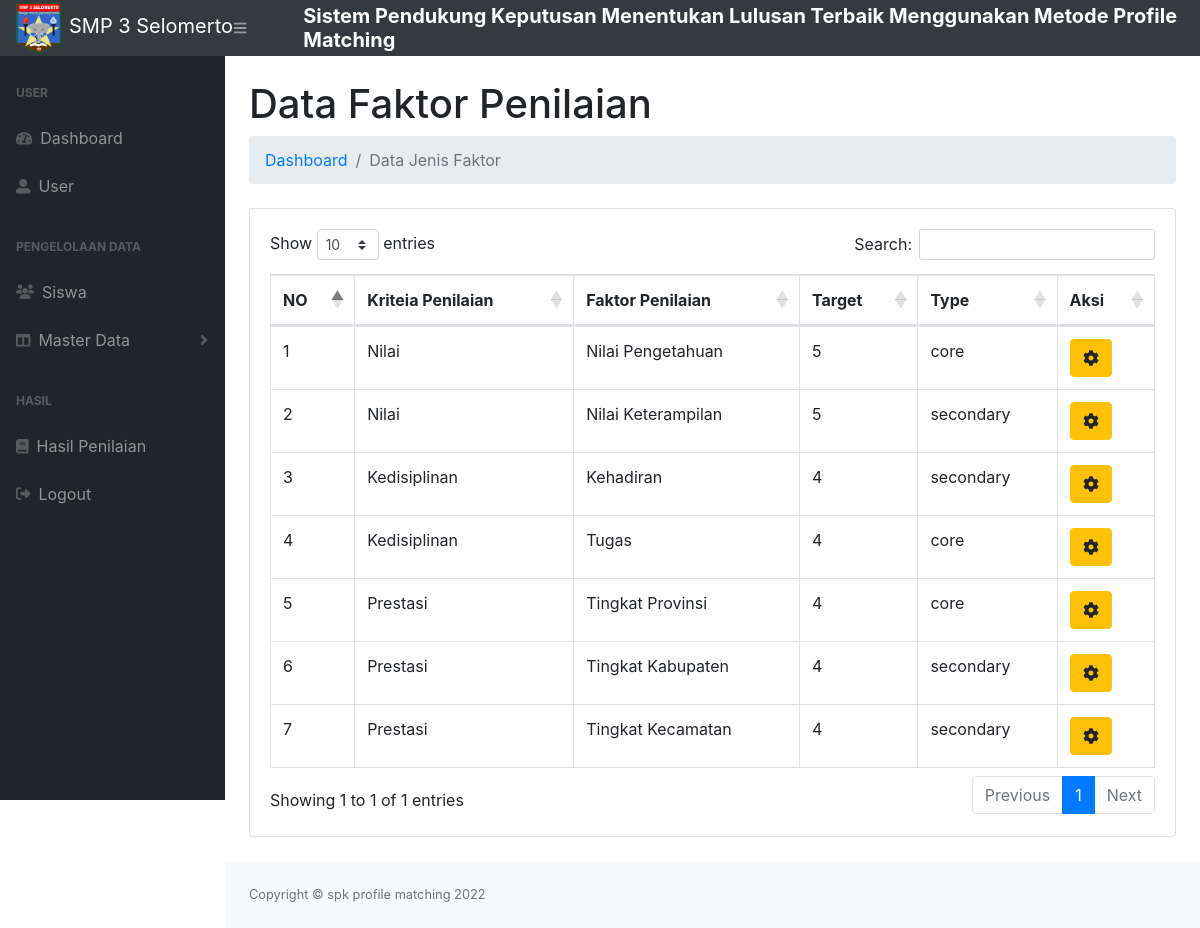
Screenshot of /core.php (signed in) with the database file from the repository.
### tables this page shows
CREATE TABLE `pm_faktor` (
  `id_faktor` int(11) UNSIGNED NOT NULL,
  `id_kriteria` int(11) UNSIGNED NOT NULL,
  `faktor` varchar(50) NOT NULL,
  `nilai_target` int(11) NOT NULL,
  `jenis_faktor` set('core','secondary') DEFAULT NULL
);

CREATE TABLE `pm_kriteria` (
  `id_kriteria` int(11) UNSIGNED NOT NULL,
  `kriteria` varchar(100) NOT NULL,
  `prosentase` float NOT NULL,
  `bobot_core` float NOT NULL,
  `bobot_secondary` float NOT NULL
);

### core.php (the view, shortened to what this page needs)
<?php
    include 'db.php';
?>
<!DOCTYPE html>
<html lang="en">
    <head>
        <link href="css/styles.css" rel="stylesheet" />
        <link href="https://cdn.datatables.net/1.10.20/css/dataTables.bootstrap4.min.css" rel="stylesheet" />
    </head>
    <body class="sb-nav-fixed">
        <nav class="sb-topnav navbar navbar-expand navbar-dark bg-dark">
            <a class="navbar-brand" href="index.php"><img src="img/logo.png" alt="image" height="50" width="45" class="mr-2">SMP 3 Selomerto</a>
            <button class="btn btn-link btn-sm order-1 order-lg-0" id="sidebarToggle" href="#"><i class="fas fa-bars"></i></button>
            <h5 class="mt-2 ml-5 text-white"><strong>Sistem Pendukung Keputusan Menentukan Lulusan Terbaik Menggunakan Metode Profile Matching</strong></h5>
        </nav>
        <div id="layoutSidenav">
            <div id="layoutSidenav_nav">
            <nav class="sb-sidenav accordion sb-sidenav-dark" id="sidenavAccordion">
                    <div class="sb-sidenav-menu">
                        <div class="nav">
                            <div class="sb-sidenav-menu-heading">User</div>
                            <a class="nav-link" href="index.php">
                                <div class="sb-nav-link-icon"><i class="fas fa-tachometer-alt"></i></div>
                                Dashboard
                            </a>
                            <a class="nav-link" href="admin.php">
                                <div class="sb-nav-link-icon"><i class="fas fa-user-alt"></i></div>
                                User
                            </a>
                            <div class="sb-sidenav-menu-heading">Pengelolaan Data</div>
                            <a class="nav-link" href="siswa.php">
                                <div class="sb-nav-link-icon"><i class="fa-sharp fa-solid fa-users"></i></div>
                                Siswa
                            </a>
                            <a class="nav-link collapsed" href="#" data-toggle="collapse" data-target="#collapseLayouts" aria-expanded="false" aria-controls="collapseLayouts">
                                <div class="sb-nav-link-icon"><i class="fas fa-columns"></i></div>
                                Master Data
                                <div class="sb-sidenav-collapse-arrow"><i class="fas fa-angle-down"></i></div>
                            </a>
                            <div class="sb-sidenav-menu-heading">Hasil</div>
                            <a class="nav-link" href="hasil.php">
                                <div class="sb-nav-link-icon"><i class="fas fa-book"></i></div>
                                Hasil Penilaian
                            </a>
                            <a class="nav-link" href="logout.php">
                                <div class="sb-nav-link-icon"><i class="fa-solid fa-right-from-bracket"></i></div>
                                Logout
                            </a>
                        </div>
                    </div>
                </nav>
            </div>
            <div id="layoutSidenav_content">
                <main>
                    <div class="container-fluid">
                        <h1 class="mt-4">Data Faktor Penilaian</h1>
                        <ol class="breadcrumb mb-4">
                            <li class="breadcrumb-item"><a href="index.php">Dashboard</a></li>
                            <li class="breadcrumb-item active">Data Jenis Faktor</li>
                        </ol>
                        <div class="card mb-4">
                            <div class="card-body">
                                <div class="table-responsive">
                                    <table class="table table-bordered" id="dataTable" width="100%" cellspacing="0">
                                        <thead>
                                            <tr>
                                                <th>NO</th>
                                                <th>Kriteia Penilaian</th>
                                                <th>Faktor Penilaian</th>
                                                <th>Target</th>
                                                <th>Type</th>
                                                <th>Aksi</th>
                                            </tr>
                                        </thead>
                                        <tbody>
                                            <?php
                                            $query = mysqli_query($conn,"SELECT * FROM pm_faktor a LEFT join pm_kriteria b on a.id_kriteria = b.id_kriteria ORDER BY a.id_kriteria ASC");
                                            $no=1;
                                            while($row=mysqli_fetch_assoc($query)){
                                                $id_f = $row['id_faktor'];
                                                $nama = $row['kriteria'];
                                                $nm_faktor=$row['faktor'];
                                                $bobot=$row['nilai_target'];
                                                $tipe=$row['jenis_faktor'];
                                                ?>
                                            <tr>
                                                <td><?= $no++; ?></td>
                                                <td><?= $nama ?></td>
                                                <td><?=$nm_faktor;?></td>
                                                <td><?=$bobot?></td>
                                                <td><?= $tipe ?></td>
                                                <td>
                                                <button data-toggle="modal" data-target="#editfaktor<?= $id_f; ?>" type="button" class="btn btn-warning"><i class='fa fa-cog'></i></button>
                                                </td>
                                            </tr>
                                        </tbody>
                                        <?php
                                            }
                                        ?>
                                    </table>
                                </div>
                            </div>
                        </div>
                    </div>
                </main>
                <footer class="py-4 bg-light mt-auto">
                    <div class="container-fluid">
                        <div class="d-flex align-items-center justify-content-between small">
                            <div class="text-muted">Copyright &copy; spk profile matching 2022</div>
                        </div>
                    </div>
                </footer>
            </div>
        </div>
    </body>
</html>

### rows the page displays
pm_faktor: id_kriteria.kriteria "Nilai", faktor "Nilai Pengetahuan", nilai_target "5", jenis_faktor "core"
pm_faktor: id_kriteria.kriteria "Nilai", faktor "Nilai Keterampilan", nilai_target "5", jenis_faktor "secondary"
pm_faktor: id_kriteria.kriteria "Kedisiplinan", faktor "Kehadiran", nilai_target "4", jenis_faktor "secondary"
pm_faktor: id_kriteria.kriteria "Kedisiplinan", faktor "Tugas", nilai_target "4", jenis_faktor "core"
pm_faktor: id_kriteria.kriteria "Prestasi", faktor "Tingkat Provinsi", nilai_target "4", jenis_faktor "core"
pm_faktor: id_kriteria.kriteria "Prestasi", faktor "Tingkat Kabupaten", nilai_target "4", jenis_faktor "secondary"
pm_faktor: id_kriteria.kriteria "Prestasi", faktor "Tingkat Kecamatan", nilai_target "4", jenis_faktor "secondary"
